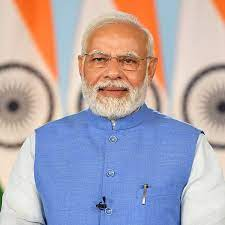
#> input picture practical task/image.jpeg, 225 x 225 px
$ jupyter execute task-4-EdgeMap.ipynb   (older library calls are emulated)
#> lines starting #> are read from the running program, lines starting #| are printed output that depends on the picture
## Python program for Edge Map

[cell 1]
import cv2
img= cv2.imread('image.jpeg')
#> img is the input picture: shape (225, 225, 3); mean B, G, R 178, 167.1, 175.6
laplacian = cv2.Laplacian(img, cv2.CV_64F)
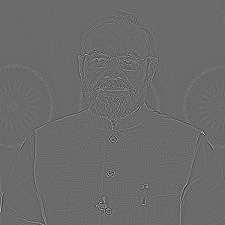
#> laplacian: shape (225, 225, 3) float64; mean B, G, R 0, 0, 0; drawn with min black and max white
cv2.imshow('EdgeMap image', laplacian)
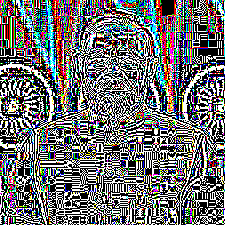
#> window 'EdgeMap image': shape (225, 225, 3); mean B, G, R 112.3, 111.1, 111.6
cv2.waitKey(0)
cv2.destroyAllWindows()
